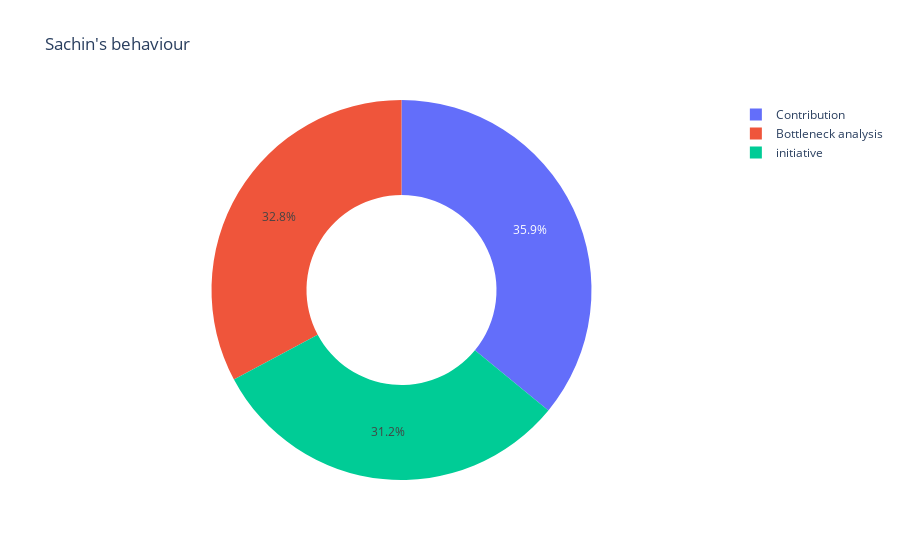

Notebook code for this chart:
### Code cell
stage = df["Sachin_avg"].value_counts()
transactions = stage.index
quantity = stage.values

figure = px.pie(df, 
             values=transactions, 
             names=parameters, hole = 0.5,
             title="Sachin's behaviour")
figure.show()

### Figure 1 — Plotly figure (JSON) as saved in the notebook; plotly's stock layout.template omitted (floating-point values rounded to 4 significant figures)
{"data": [{"domain": {"x": [0, 1], "y": [0, 1]}, "hole": 0.5, "hovertemplate": "label=%{label}<br>value=%{value}<extra></extra>", "labels": ["Contribution", "initiative", "Bottleneck analysis"], "legendgroup": "", "name": "", "showlegend": true, "type": "pie", "values": [7.667, 6.667, 7]}], "layout": {"legend": {"tracegroupgap": 0}, "title": {"text": "Sachin's behaviour"}}}
